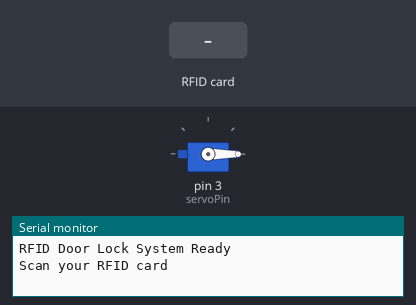
A sketch run on a simulated Arduino Uno, built with avr-gcc and run on an emulated ATmega328P. Shown: servo, the last lines printed to the serial monitor. The inputs (shaded band) are chosen by the test bench.

Above: at 1.2 s.
1.3 s: RFID card DE AD BE EF held to the reader
At 2.5 s:
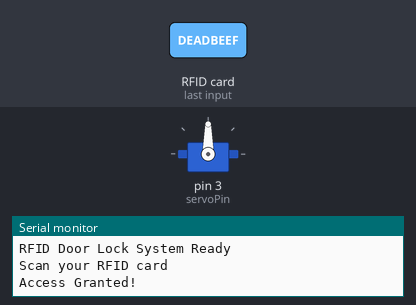
2.8 s: RFID card 5E 7A 19 C4 held to the reader
Timing chart, 0 to 5.8 s (numbered marks = the images above; inputs shaded):
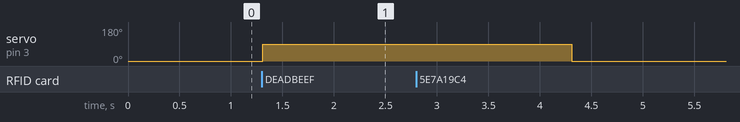

Measured:
- after the input at 1.3 s, servo on pin 3 (servoPin): 0° → 90° at once

The sketch:

RFID_Door_Lock.ino
```cpp
#include <SPI.h>
#include <MFRC522.h>
#include <Servo.h>

#define SS_PIN 10
#define RST_PIN 9

MFRC522 rfid(SS_PIN, RST_PIN);
Servo doorLock;

const int servoPin = 3;

// Replace this with your RFID card UID
byte authorizedUID[] = {0xDE, 0xAD, 0xBE, 0xEF};

void setup() {
  Serial.begin(9600);
  SPI.begin();
  rfid.PCD_Init();

  doorLock.attach(servoPin);
  doorLock.write(0);  // Door locked

  Serial.println("RFID Door Lock System Ready");
  Serial.println("Scan your RFID card");
}

void loop() {
  if (!rfid.PICC_IsNewCardPresent()) {
    return;
  }

  if (!rfid.PICC_ReadCardSerial()) {
    return;
  }

  bool accessGranted = true;

  if (rfid.uid.size != sizeof(authorizedUID)) {
    accessGranted = false;
  } else {
    for (byte i = 0; i < rfid.uid.size; i++) {
      if (rfid.uid.uidByte[i] != authorizedUID[i]) {
        accessGranted = false;
        break;
      }
    }
  }

  if (accessGranted) {
    Serial.println("Access Granted!");
    doorLock.write(90);  // Unlock door
    delay(3000);
    doorLock.write(0);   // Lock door again
    Serial.println("Door Locked");
  } else {
    Serial.println("Access Denied!");
  }

  rfid.PICC_HaltA();
  rfid.PCD_StopCrypto1();
}
```
